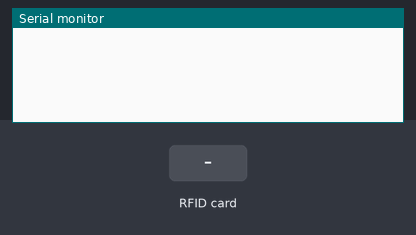
Bench run of a sketch on a simulated Arduino Mega 2560, built with avr-gcc and run on an emulated ATmega2560. On the bench: the last lines printed to the serial monitor. Inputs (shaded band) come from the test bench.

Above: at 1.2 s.
1.3 s: RFID card 77 0C 0B 4F held to the reader
At 2.5 s:
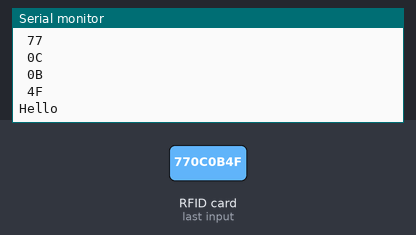
2.8 s: RFID card 5E 7A 19 C4 held to the reader
At 3.6 s:
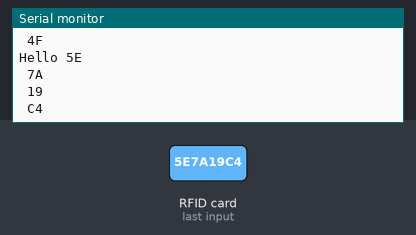

The sketch:

RFID.ino
```cpp
/*
 *  Created by TheCircuit
*/

#define SS_PIN 53 //D2
#define RST_PIN 49 //D1
#include <SPI.h>
#include <MFRC522.h>

MFRC522 mfrc522(SS_PIN, RST_PIN);   // Create MFRC522 instance.
int statuss = 0;
int out = 0;
int led = 46;                                    // LED connected to pin 13
int sound = 47;
int card_status1=0, card_status2=0, card_status3=0, card_status4=0, card_status5=0;
int total=0;


void setup()
{

  SPI.begin();      // Initiate  SPI bus
  mfrc522.PCD_Init();   // Initiate MFRC522
  Serial.begin(9600);

}

void loop()
{

  if ( mfrc522.PICC_IsNewCardPresent())
  {
      if (  mfrc522.PICC_ReadCardSerial())
      {

          String content= "";
          byte letter;
          for (byte i = 0; i < mfrc522.uid.size; i++)
          {
             Serial.print(mfrc522.uid.uidByte[i] < 0x10 ? " 0" : " ");
             Serial.print(mfrc522.uid.uidByte[i], HEX);
             content.concat(String(mfrc522.uid.uidByte[i] < 0x10 ? " 0" : " "));
             content.concat(String(mfrc522.uid.uidByte[i], HEX));
             Serial.println(" ");
             content.toUpperCase();
             if ((content.substring(1) == "77 0C 0B 4F") &&(card_status1==0))
              {
                 Serial.print("Hello");
              }
          }

      }

  }


}

//void drawHomeScreen(){
//  // Back Button
//  myLCD.setColor(VGA_SILVER);
//  myLCD.fillRoundRect(10,10,83,36);
//  myLCD.setColor(255,255,255);
//  myLCD.fillRoundRect(10,10,83,36);
//  myLCD.setFont(arial_bold);
//  myLCD.setBackColor(VGA_AQUA);
//  myLCD.setColor(VGA_BLACK);
//  myLCD.print("BACK",15,15);
//
// // Cart Button
//  myLCD.setColor(VGA_SILVER);
//  myLCD.fillRoundRect(240,10,313,36);
//  myLCD.setColor(255,255,255);
//  myLCD.fillRoundRect(240,10,313,36);
//  myLCD.setFont(arial_bold);
//  myLCD.setBackColor(VGA_AQUA);
//  myLCD.setColor(VGA_BLACK);
//  myLCD.print("CART",245,15);
//
//  myLCD.setBackColor(0,0,0); //Background Color
//  myLCD.setColor(255,255,255); //Text Color
//  myLCD.setFont(Ubuntu); //Font Size
//  myLCD.setColor(VGA_AQUA);
//  myLCD.print("Welcome to",CENTER,80);
//  myLCD.print("our mini mart",CENTER,120);
//  myLCD.setColor(VGA_AQUA);
//  myLCD.drawLine(0,170,319,170);
//
//  myLCD.setBackColor(VGA_AQUA);
//  myLCD.setFont(SmallFont);
//  myLCD.setColor(VGA_BLACK);
//  myLCD.print("Sponsored by Ye Ye Wal",RIGHT,185);
//
//
//}


//  content.toUpperCase();
//  Serial.println();
//  //change UID of the card that you want to give access
//

//
//
//  else if((content.substring(1) == "53 4C 54 02") &&(card_status1==1))
//  {
//    card_status1=0;
//    Serial.println(" Yum Yum Spicy Removed! ");
//    total=total-150;
//    digitalWrite(led, HIGH);
//    tone(sound, 200,2000);
//    delay(2000);
//    digitalWrite(led, LOW);
//
//  }
//
//   if ((content.substring(1) == "04 AC 53 63")&& (card_status2==0) )
//  {
//    card_status2=1;
//    Serial.println(" Access Granted ");
//    Serial.println(" CP Chicken Egg: 10 eggs added! ");
//    Serial.println(" Price: 1500 MMK ");
//    total=total+1500;
//    Serial.println();
//
// digitalWrite(led, HIGH);                // turn the LED on
//   tone(sound, 2000, 2000);              // play a tone with 2000 Hz for 2000 ms
//   delay(2000);                                  // wait for 2 seconds
//   digitalWrite(led, LOW);
//
//    statuss = 2;
//   // delay(3000);
//    Serial.println("Please scan a card of desired item");
//  Serial.println();
//  }
//
//else if((content.substring(1) == "04 AC 53 63") &&(card_status2==1))
//  {
//    card_status2=0;
//    Serial.println(" CP Chicken Egg: 10 eggs Removed! ");
//    total=total-1500;
//    digitalWrite(led, HIGH);
//    tone(sound, 200,2000);
//    delay(2000);
//    digitalWrite(led, LOW);
//
//  }
//
//  if ((content.substring(1) == "0B BB 53 63") && (card_status3==0))
//  {
//    card_status3=1;
//    Serial.println(" Access Granted ");
//    Serial.println(" Garden Bread added! ");
//    Serial.println(" Price: 1000 MMK ");
//    total=total+1000;
//    Serial.println();
//
// digitalWrite(led, HIGH);                // turn the LED on
//   tone(sound, 2000, 2000);              // play a tone with 2000 Hz for 2000 ms
//   delay(2000);                                  // wait for 2 seconds
//   digitalWrite(led, LOW);
//
//    statuss = 3;
//   // delay(3000);
//    Serial.println("Please scan a card of desired item");
//  Serial.println();
//  }
//
//else if((content.substring(1) == "0B BB 53 63") &&(card_status3==1))
//  {
//    card_status3=0;
//    Serial.println(" Garden Bread Removed! ");
//    total=total-1000;
//    digitalWrite(led, HIGH);
//    tone(sound, 200,2000);
//    delay(2000);
//    digitalWrite(led, LOW);
//
//  }
//
//  if ((content.substring(1) == "35 48 53 63") && (card_status4==0))
//  {
//    card_status4=1;
//    Serial.println(" Access Granted ");
//    Serial.println(" Nescafe' 30 pieces pack added! ");
//    Serial.println(" Price: 4500 MMK ");
//    total=total+4500;
//    Serial.println();
//
// digitalWrite(led, HIGH);                // turn the LED on
//   tone(sound, 2000, 2000);              // play a tone with 2000 Hz for 2000 ms
//   delay(2000);                                  // wait for 2 seconds
//   digitalWrite(led, LOW);
//
//    statuss = 4;
//   // delay(3000);
//    Serial.println("Please scan a card of desired item");
//  Serial.println();
//  }
//
//else if((content.substring(1) == "35 48 53 63") &&(card_status4==1))
//  {
//    card_status4=0;
//    Serial.println(" Nescafe' 30 pieces pack Removed! ");
//    total=total-4500;
//    digitalWrite(led, HIGH);
//    tone(sound, 200,2000);
//    delay(2000);
//    digitalWrite(led, LOW);
//
//  }
//
//  if ((content.substring(1) == "5D 96 53 63") && (card_status5==0))
//  {
//    card_status5=1;
//    Serial.println(" Access Granted ");
//    Serial.println(" Sunkist 1.25 L added!");
//    Serial.println(" Price: 1000 MMK ");
//    total=total+1000;
//    Serial.println();
//
// digitalWrite(led, HIGH);                // turn the LED on
//   tone(sound, 2000, 2000);              // play a tone with 2000 Hz for 2000 ms
//   delay(2000);                                  // wait for 2 seconds
//   digitalWrite(led, LOW);
//
//    statuss = 5;
//   // delay(3000);
//    Serial.println("Please scan a card of desired item");
//  Serial.println();
//  }
//
//  else if((content.substring(1) == "5D 96 53 63") &&(card_status5==1))
//  {
//    card_status5=0;
//    Serial.println(" Sunkist 1.25 L Removed! ");
//    total= total-1000;
//    digitalWrite(led, HIGH);
//    tone(sound, 200,2000);
//    delay(2000);
//    digitalWrite(led, LOW);
//
//  }
//
//    if(content.substring(1) == "89 52 E9 A9")
//    {
//      Serial.println("Admin card used!");
//    Serial.println("Total Amount is: ");
//    Serial.println(total);
//    Serial.println("Please scan a card of desired item");
//   /* tone(sound, 200, 2000);*/
//    delay(2000);
//  }
```

Measured:
- after the input at 1.3 s, the serial monitor: prints a new line at once (image 1)
- after the input at 2.8 s, the serial monitor: prints a new line at once (image 2)
